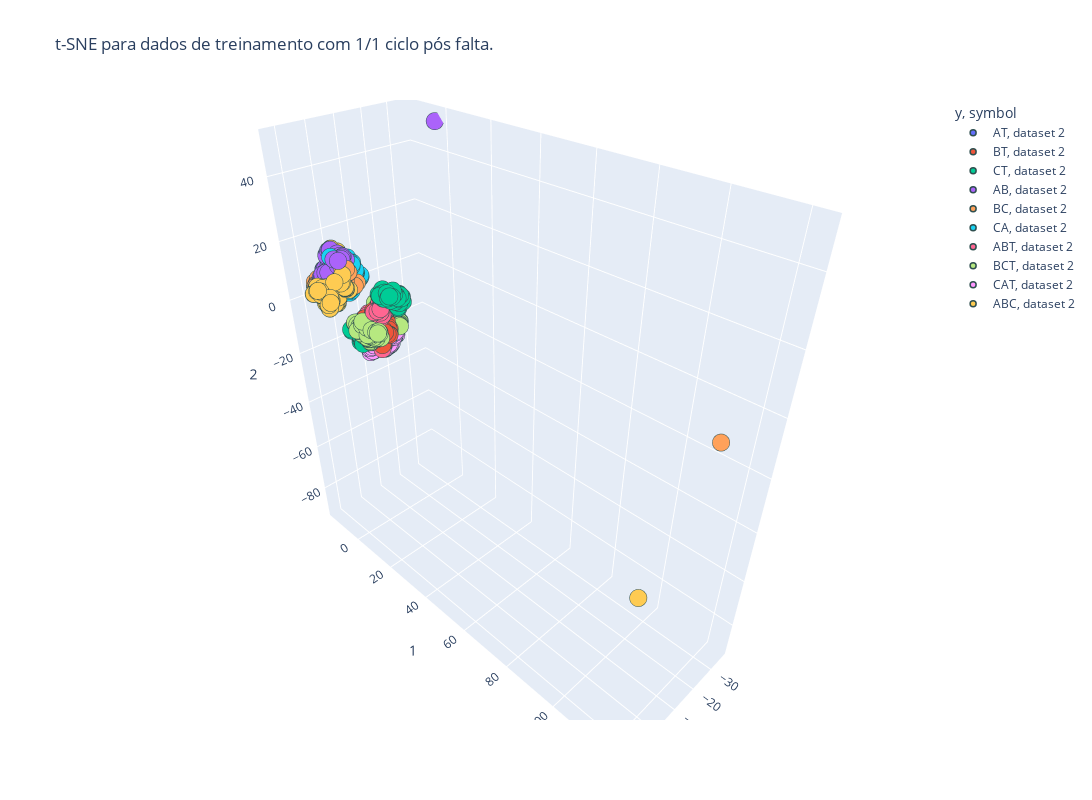

The notebook cell this image was saved under:
### Code cell
plot_tsne(X_train_robson, 3, '1', save=False)
